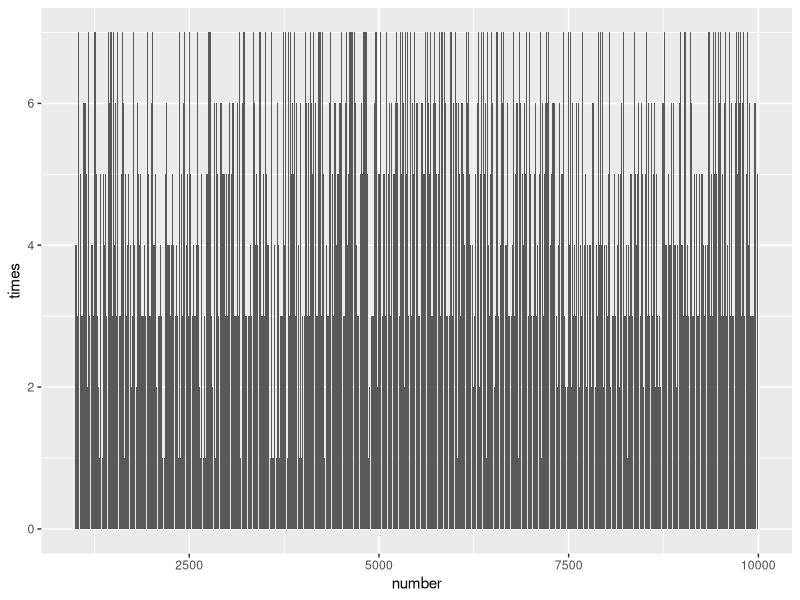

Reproduce this figure in R.
library(tidyverse)
library(dplyr)
library(ggplot2)

dat <- c()

for(i in 1000:9999){
  
  x <- i
  
  t <- strsplit(as.character(x), "")[[1]]
  
  
  # CONDITION THAT DOES NOT ALLOW A NUMBER WITH 4 OF THE SAME DIGITS - IT WILL SKIP TO THE NEXT NUMBER
  
  
  if(all(sapply(list(t[1],t[2],t[3],t[4]), function(x) x == t[4]))){
    
    next
    
  }
  
  
  print(paste0("Start:", x))

  # THE ACTUAL CALCULATIONS
  
  counter <- 0
  
          repeat{
          
          x <- strsplit(as.character(x), "")[[1]]
          
          x <- as.numeric(paste0(x[order(x, decreasing = TRUE)], collapse = "")) - as.numeric(paste0(x[order(x)], collapse = ""))
          
          counter <- counter + 1
          
          if(nchar(x) == 3){
            x <- paste0(0, x)
          }
          
          print(x)
          
  # THIS IS THE BREAK CLAUSE THAT WILL STOP THE CALC IF 6174 IS REACHED
          
                  if(x == 6174) {
                    print(paste0("Done:", x, " it ran: ", counter))
                    
                    dat[i] <- counter
                    
                    break 
  }

}

}


# GRAPH THE OUTPUT OF ITERATIONS TO REACH THE NUMBER OF 6174 PER NUMBER

dat1 <-
dat %>% as.data.frame() %>% mutate(number = row_number()) %>% na.omit() %>% as_tibble()

names(dat1) <- c("times", "number")


dat1 %>% ggplot(aes(number, times)) + geom_col()
 